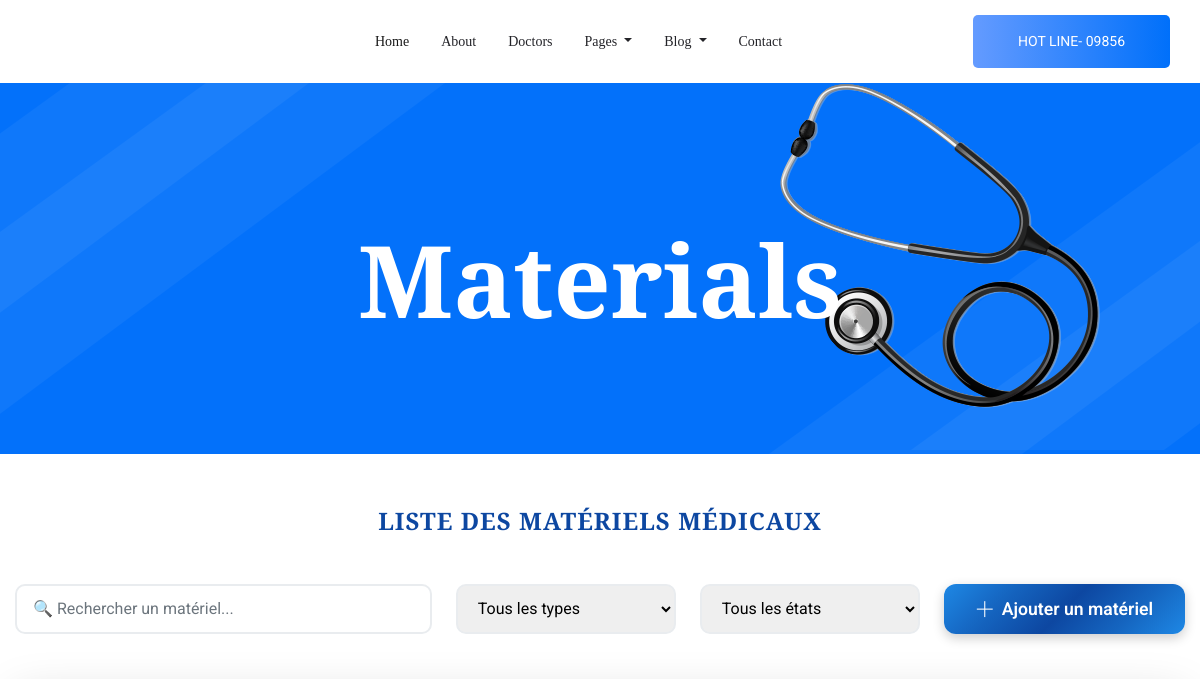
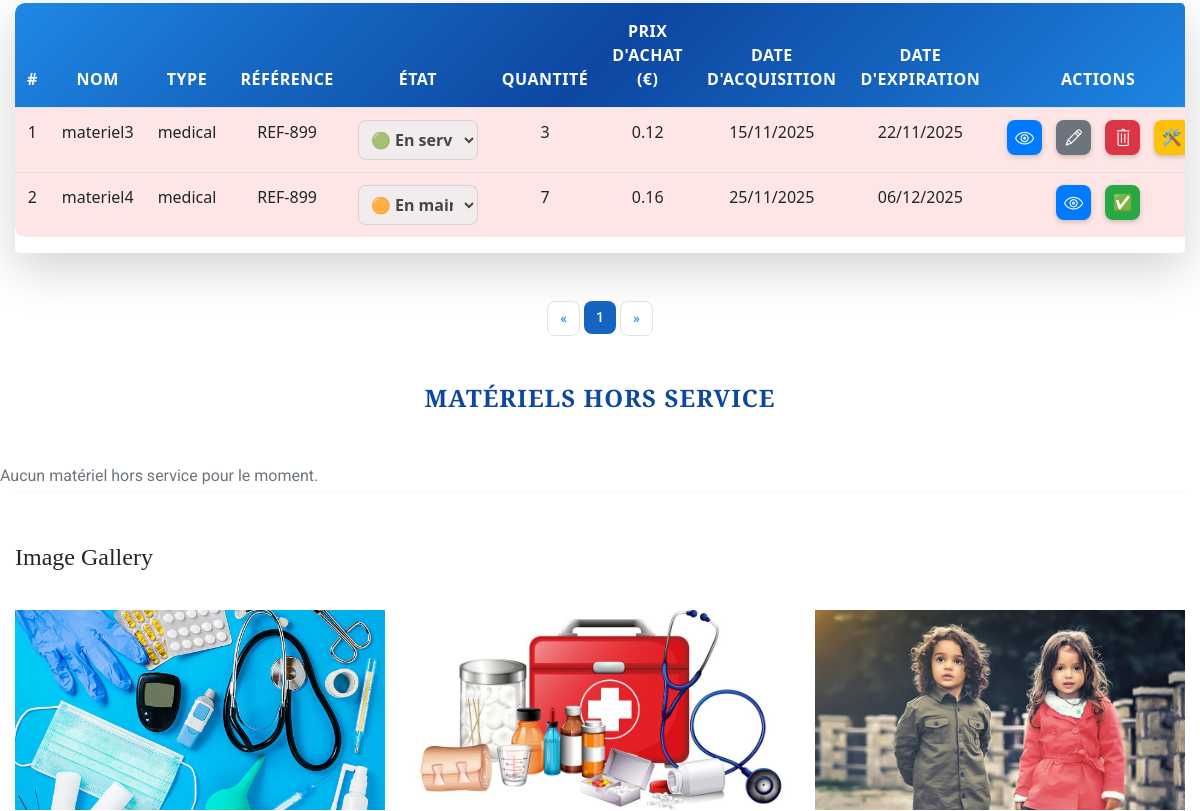
The page /materiel/ (upper part) on the database as committed earlier (2 pictures, top to bottom).
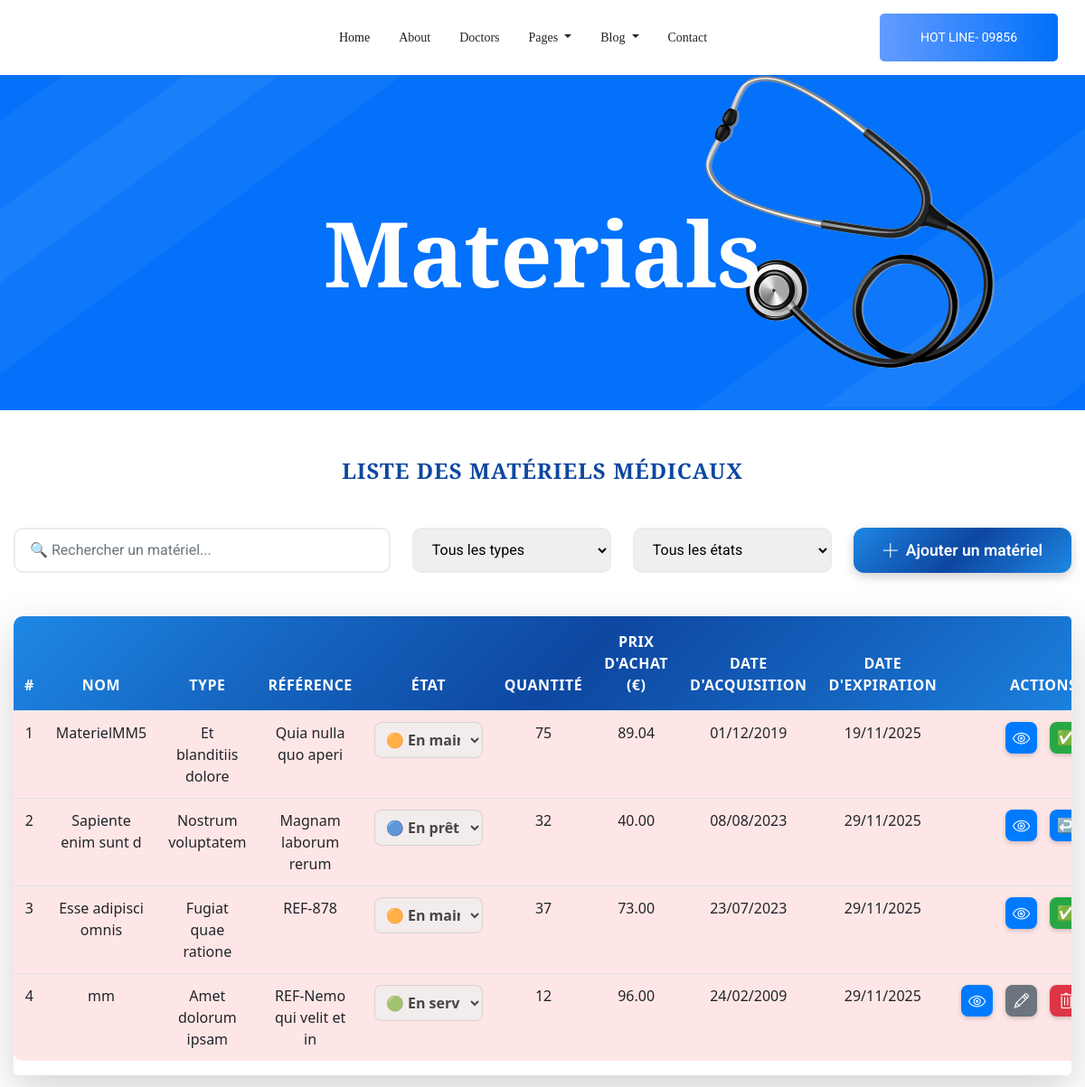
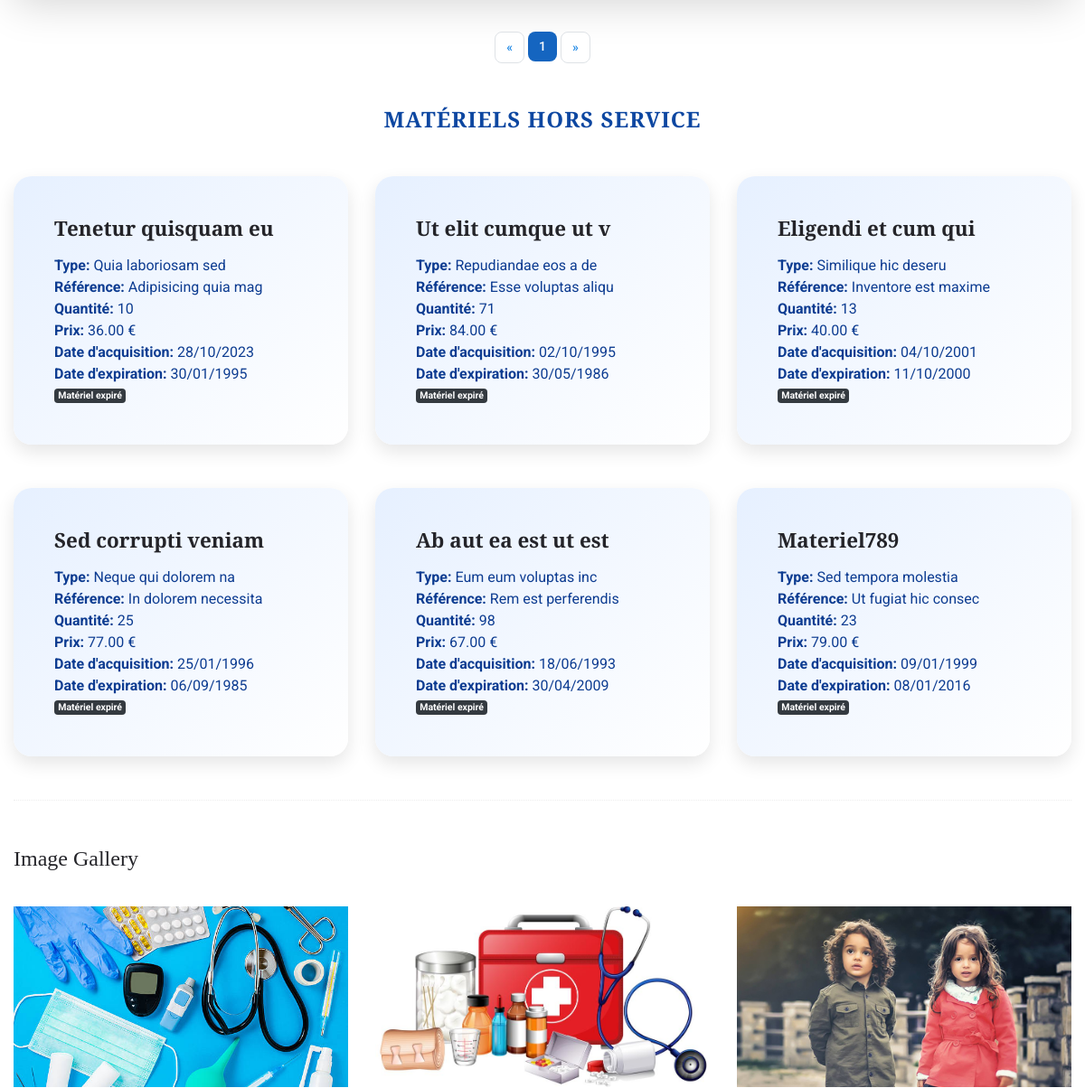
The same page on the database as committed later (2 pictures, top to bottom).
### MaterialsApp/models.py (models this page shows, shortened)
class MaterielMedical(models.Model):
    IdMaterial = models.AutoField(primary_key=True)
    Nom = models.CharField(max_length=100)
    Type = models.CharField(max_length=50)
    Reference = models.CharField(max_length=50)
    Etat = models.CharField(
        max_length=20,
        choices=EtatMateriel.choices,
        default=EtatMateriel.EN_SERVICE
    )
    Quantite = models.PositiveIntegerField()
    PrixAchat = models.DecimalField(max_digits=10, decimal_places=2)
    DateAcquisition = models.DateField()
    DateExpiration = models.DateField()

### MaterialsApp/views.py (the view)
# urls.py: path('materiel/', views.liste_materiels, name='liste_materiels'),
def liste_materiels(request):
    type_filter = request.GET.get('type', '')
    etat_filter = request.GET.get('etat', '')
    search_query = request.GET.get('search', '')
    materiels = MaterielMedical.objects.exclude(Etat='HORS_SERVICE')
    if search_query:
        materiels = materiels.filter(Nom__icontains=search_query)
    if type_filter:
        materiels = materiels.filter(Type__icontains=type_filter)
    if etat_filter:
        materiels = materiels.filter(Etat__iexact=etat_filter)
    today = timezone.now().date()
    types = MaterielMedical.objects.exclude(Etat='HORS_SERVICE').values_list('Type', flat=True).distinct()
    materiels_hors_service = MaterielMedical.objects.filter(Etat='HORS_SERVICE')
    context = {
        'materiels': materiels,
        'materiels_hors_service': materiels_hors_service,
        'today': today,
        'types': types,
        'selected_type': type_filter,
        'selected_etat': etat_filter,
        'search_query': search_query,
    }
    return render(request, 'materiel/elements.html', context)

### templates/materiel/elements.html (shortened to what this page needs)
<!doctype html>
<html lang="en">
{% load static %}
<head>
    <link rel="stylesheet" href="{% static 'css/bootstrap.min.css' %}">
    <link rel="stylesheet" href="{% static 'css/animate.css' %}">
    <link rel="stylesheet" href="{% static 'css/owl.carousel.min.css' %}">
    <link rel="stylesheet" href="{% static 'css/themify-icons.css' %}">
    <link rel="stylesheet" href="{% static 'css/flaticon.css' %}">
    <link rel="stylesheet" href="{% static 'css/magnific-popup.css' %}">
    <link rel="stylesheet" href="{% static 'css/nice-select.css' %}">
    <link rel="stylesheet" href="{% static 'css/slick.css' %}">
    <link rel="stylesheet" href="{% static 'css/style.css' %}">
</head>
<body>
    <header class="main_menu">
        <div class="container">
            <div class="row align-items-center">
                <div class="col-lg-12">
                    <nav class="navbar navbar-expand-lg navbar-light">
                        <a class="navbar-brand" href="index.html"> <img src="img/logo.png" alt="logo"> </a>
                        <div class="collapse navbar-collapse main-menu-item justify-content-center"
                            id="navbarSupportedContent">
                            <ul class="navbar-nav align-items-center">
                                <li class="nav-item active">
                                    <a class="nav-link" href="index.html">Home</a>
                                </li>
                                <li class="nav-item">
                                    <a class="nav-link" href="about.html">about</a>
                                </li>
                                <li class="nav-item">
                                    <a class="nav-link" href="Doctor.html">Doctors</a>
                                </li>
                                <li class="nav-item dropdown">
                                    <a class="nav-link dropdown-toggle" href="blog.html" id="navbarDropdown"
                                        role="button" data-toggle="dropdown" aria-haspopup="true" aria-expanded="false">
                                        Pages
                                    </a>
                                </li>
                                <li class="nav-item dropdown">
                                    <a class="nav-link dropdown-toggle" href="blog.html" id="navbarDropdown_1"
                                        role="button" data-toggle="dropdown" aria-haspopup="true" aria-expanded="false">
                                        blog
                                    </a>
                                </li>
                                <li class="nav-item">
                                    <a class="nav-link" href="contact.html">Contact</a>
                                </li>
                            </ul>
                        </div>
                        <a class="btn_2 d-none d-lg-block" href="#">HOT LINE- 09856</a>
                    </nav>
                </div>
            </div>
        </div>
    </header>
    <section class="breadcrumb_part breadcrumb_bg">
        <div class="container">
            <div class="row">
                <div class="col-lg-12">
                    <div class="breadcrumb_iner">
                        <div class="breadcrumb_iner_item">
                            <h2>Materials</h2>
                        </div>
                    </div>
                </div>
            </div>
        </div>
    </section>
<div class="container-fluid my-4" style="max-width: 1550px;">
  <h3 class="text-center mb-5 text-primary">Liste des matériels médicaux</h3>
  <div class="d-flex flex-wrap justify-content-between align-items-center mb-5 gap-4">
    <form id="filterForm" method="get" class="d-flex gap-4 align-items-center flex-grow-1 me-4">
      <div class="flex-grow-1">
        <input id="searchInput" name="search" type="text" value="{{ search_query }}" class="form-control form-control-lg" placeholder="🔍 Rechercher un matériel..." style="min-width: 300px; height: 50px;">
      </div>
      <div>
        <select name="type" id="typeSelect" class="form-select form-select-lg" style="min-width: 220px; height: 50px;">
          <option value="">Tous les types</option>
        </select>
      </div>
      <div>
        <select name="etat" id="etatSelect" class="form-select form-select-lg" style="min-width: 220px; height: 50px;">
          <option value="">Tous les états</option>
        </select>
      </div>
    </form>
    <a href="{% url 'ajouter_materiel' %}" class="btn btn-add flex-shrink-0" style="height: 50px; padding: 0.75rem 2rem;">
      <i class="ti-plus"></i> Ajouter un matériel
    </a>
  </div>
  <div class="table-responsive shadow-lg rounded-lg mt-4">
    <table class="table table-hover align-middle text-center" id="materielTable">
      <thead class="table-primary">
        <tr>
          <th>#</th>
          <th>Nom</th>
          <th>Type</th>
          <th>Référence</th>
          <th>État</th>
          <th>Quantité</th>
          <th>Prix d'achat (€)</th>
          <th>Date d'acquisition</th>
          <th>Date d'expiration</th>
          <th>Actions</th>
        </tr>
      </thead>
      <tbody>
        {% for materiel in materiels %}
        <tr class="
            {% if materiel.Etat == 'EN_MAINTENANCE' %}maintenance-row{% endif %}
            {% if materiel.DateExpiration < today %}expired-row{% endif %}
        ">
          <td>{{ forloop.counter }}</td>
          <td>{{ materiel.Nom }}</td>
          <td>{{ materiel.Type }}</td>
          <td>{{ materiel.Reference }}</td>
          <td>
            <select class="form-select status-select" data-id="{{ materiel.id }}" disabled>
              <option value="EN_SERVICE" {% if materiel.Etat == 'EN_SERVICE' %}selected{% endif %}>🟢 En service</option>
              <option value="EN_MAINTENANCE" {% if materiel.Etat == 'EN_MAINTENANCE' %}selected{% endif %}>🟠 En maintenance</option>
              <option value="EN_PRET" {% if materiel.Etat == 'EN_PRET' %}selected{% endif %}>🔵 En prêt</option>
            </select>
          </td>
          <td>{{ materiel.Quantite }}</td>
          <td>{{ materiel.PrixAchat }}</td>
          <td>{{ materiel.DateAcquisition|date:"d/m/Y" }}</td>
          <td>{{ materiel.DateExpiration|date:"d/m/Y" }}</td>
          <td class="text-center">
            <div class="btn-stickers">
              <a href="{% url 'materiel_detail' materiel.IdMaterial %}" class="sticker-btn btn-view" title="Détails">
                <i class="ti-eye"></i>
              </a>
              {% if materiel.Etat == 'EN_SERVICE' %}
                <a href="{% url 'modifier_materiel' materiel.IdMaterial %}" class="sticker-btn btn-edit" title="Modifier"><i class="ti-pencil"></i></a>
                <a href="{% url 'supprimer_materiel' materiel.IdMaterial %}" class="sticker-btn btn-delete" title="Supprimer"><i class="ti-trash"></i></a>
                <a href="{% url 'mettre_en_maintenance' materiel.IdMaterial %}" class="sticker-btn btn-warning" title="Mettre en maintenance">🛠️</a>
              {% elif materiel.Etat == 'EN_MAINTENANCE' %}
                <a href="{% url 'remettre_en_service' materiel.IdMaterial %}" class="sticker-btn btn-success" title="Remettre en service">✅</a>
              {% elif materiel.Etat == 'EN_PRET' %}
                <a href="{% url 'retour_pret' materiel.IdMaterial %}" class="sticker-btn btn-primary" title="Retour de prêt">↩️</a>
              {% endif %}
            </div>
          </td>
        </tr>
        {% empty %}
          <tr>
            <td colspan="10" class="text-center text-muted py-4">Aucun matériel trouvé</td>
          </tr>
        {% endfor %}
      </tbody>
    </table>
  </div>
  <nav aria-label="Table pagination" class="mt-5">
    <ul class="pagination justify-content-center" id="pagination"></ul>
  </nav>
<h3 class="text-center mb-5 text-primary mt-5">Matériels Hors Service</h3>
<div class="row mt-3">
  {% for materiel in materiels_hors_service %}
  <div class="col-md-4 mb-4">
    <div class="creative-card">
      <div class="card-body">
        <h5 class="card-title">{{ materiel.Nom }}</h5>
        <p class="card-text">
          <strong>Type:</strong> {{ materiel.Type }}<br>
          <strong>Référence:</strong> {{ materiel.Reference }}<br>
          <strong>Quantité:</strong> {{ materiel.Quantite }}<br>
          <strong>Prix:</strong> {{ materiel.PrixAchat }} €<br>
          <strong>Date d'acquisition:</strong> {{ materiel.DateAcquisition|date:"d/m/Y" }}<br>
          <strong>Date d'expiration:</strong> {{ materiel.DateExpiration|date:"d/m/Y" }}
        </p>
        {% if materiel.DateExpiration >= today %}
          <a href="{% url 'reparer_materiel' materiel.IdMaterial %}" class="btn btn-primary btn-sm">🔧 Réparer</a>
        {% else %}
          <span class="badge bg-dark text-white">Matériel expiré</span>
        {% endif %}
      </div>
    </div>
  </div>
  {% empty %}
    <p class="text-center text-muted">Aucun matériel hors service pour le moment.</p>
  {% endfor %}
</div>
			<div class="section-top-border">
    <h3>Image Gallery</h3>
    <div class="row gallery-item">
        <div class="col-md-4">
            <a href="{% static 'img/elements/s.jpg' %}" class="img-pop-up">
<div class="single-gallery-image" style='background-image: url("{% static 'img/elements/s.jpg' %}");'></div>
            </a>
        </div>
        <div class="col-md-4">
            <a href="{% static 'img/elements/MM.jpg' %}" class="img-pop-up">
<div class="single-gallery-image" style='background-image: url("{% static 'img/elements/MM.jpg' %}");'></div>
            </a>
        </div>
        <div class="col-md-4">
            <a href="{% static 'img/elements/g3.jpg' %}" class="img-pop-up">
<div class="single-gallery-image" style='background-image: url("{% static 'img/elements/g1.jpg' %}");'></div>
            </a>
        </div>
    </div>
</div>
				</div>
</body>
</html>

### templates/materiel/elements.html (style rules this page uses)
.btn-add { background: linear-gradient(135deg, #00b09b, #96c93d); color: white !important; font-weight: 600; border: none; border-radius: 50px; padding: 10px 25px; font-size: 16px; transition: all 0.3s ease; box-shadow: 0 4px 10px rgba(0, 176, 155, 0.3); display: flex; align-items: center; justify-content: center; gap: 8px; text-decoration: none; }
.btn-add i { font-size: 18px; }
.expired-row { background-color: #ffe6e6 !important; animation: blink 1.5s infinite; }
.maintenance-row { background-color: #fff7e6 !important; }
.table thead { background-color: #007bff; color: white; }
.btn-stickers i { font-size: 1.2rem; }
.btn-add { background: linear-gradient(135deg, #6a11cb, #2575fc); color: white; font-weight: bold; border: none; border-radius: 12px; box-shadow: 0 4px 12px rgba(0,0,0,0.2); transition: all 0.3s ease; font-size: 1.1rem; display: flex; align-items: center; gap: 8px; }
#filterForm .form-control-lg, #filterForm .form-select-lg { padding: 0.75rem 1rem; border-radius: 10px; border: 2px solid #e9ecef; transition: all 0.2s ease; font-size: 1rem; }
.mb-5 { margin-bottom: 3rem !important; }
.gap-4 { gap: 1.5rem !important; }
#materielTable { border-collapse: separate; border-spacing: 0; font-family: 'Segoe UI', Tahoma, Geneva, Verdana, sans-serif; font-size: 1rem; }
#materielTable thead { background: linear-gradient(135deg, #1e88e5 0%, #1565c0 25%, #0d47a1 50%, #1565c0 75%, #1e88e5 100%); color: #fff; text-transform: uppercase; letter-spacing: 0.5px; font-weight: 600; }
#materielTable thead th { border: none; padding: 1rem 0.75rem; text-align: center; }
#materielTable tbody tr { transition: background 0.3s, transform 0.2s; }
#materielTable tbody tr:nth-child(even) { background-color: #f0f4f8; }
.status-select { font-weight: 600; color: #000; border-radius: 8px; text-align: center; min-width: 120px; }
.status-select option { text-align: left; }
.btn-stickers a { margin: 0 3px; padding: 6px 10px; border-radius: 8px; color: #fff; transition: transform 0.2s; }
.btn-success { background-color: #28a745; }
.btn-primary { background-color: #007bff; }
.btn-edit { background-color: #6c757d; }
.btn-delete { background-color: #dc3545; }
.table-responsive { border-radius: 12px; overflow: hidden; box-shadow: 0 6px 20px rgba(0,0,0,0.1); }
.btn-add { background: linear-gradient(135deg, #1e88e5 0%, #1565c0 25%, #0d47a1 50%, #1565c0 75%, #1e88e5 100%); color: #fff; font-weight: 600; font-size: 1.1rem; padding: 0.65rem 2rem; border-radius: 12px; box-shadow: 0 4px 12px rgba(0,0,0,0.2); transition: all 0.3s ease; }
h3.text-primary { color: #0d47a1 !important; font-weight: 700; text-transform: uppercase; letter-spacing: 1px; }
.creative-card { background: linear-gradient(135deg, #e6f0ff, #ffffff); border-radius: 20px; padding: 25px; color: #0d3c91; box-shadow: 0 8px 20px rgba(0,0,0,0.1); transition: transform 0.3s, box-shadow 0.3s; margin-bottom: 1.5rem; }
.creative-card .card-title { font-weight: 700; margin-bottom: 15px; font-size: 1.4rem; }
.creative-card .card-text { line-height: 1.5; color: #0d3c91; }
.badge.bg-dark { background-color: #1e3c72; color: #fff; font-weight: bold; }

Rows that differ between the two databases and show on the page:
removed MaterielMedical: Nom "materiel3", Type "medical", Reference "REF-899", Etat "🟢 En service", Quantite "3", PrixAchat "0.12", DateAcquisition "15/11/2025", DateExpiration "22/11/2025", shown under "LISTE DES MATÉRIELS MÉDICAUX"
removed MaterielMedical: Nom "materiel4", Type "medical", Reference "REF-899", Etat "🟠 En maintenance", Quantite "7", PrixAchat "0.16", DateAcquisition "25/11/2025", DateExpiration "06/12/2025", shown under "LISTE DES MATÉRIELS MÉDICAUX"
added MaterielMedical: Nom "MaterielMM5", Type "Et blanditiis dolore", Reference "Quia nulla quo aperi", Etat "🟠 En maintenance", Quantite "75", PrixAchat "89.04", DateAcquisition "01/12/2019", DateExpiration "19/11/2025", shown under "LISTE DES MATÉRIELS MÉDICAUX"
added MaterielMedical: Nom "Sapiente enim sunt d", Type "Nostrum voluptatem", Reference "Magnam laborum rerum", Etat "🔵 En prêt", Quantite "32", PrixAchat "40.00", DateAcquisition "08/08/2023", DateExpiration "29/11/2025", shown under "LISTE DES MATÉRIELS MÉDICAUX"
added MaterielMedical: Nom "Esse adipisci omnis", Type "Fugiat quae ratione", Reference "REF-878", Etat "🟠 En maintenance", Quantite "37", PrixAchat "73.00", DateAcquisition "23/07/2023", DateExpiration "29/11/2025", shown under "LISTE DES MATÉRIELS MÉDICAUX"
added MaterielMedical: Nom "mm", Type "Amet dolorum ipsam", Reference "REF-Nemo qui velit et in", Etat "🟢 En service", Quantite "12", PrixAchat "96.00", DateAcquisition "24/02/2009", DateExpiration "29/11/2025", shown under "LISTE DES MATÉRIELS MÉDICAUX"
added MaterielMedical: Nom "Tenetur quisquam eu", Type "Quia laboriosam sed", Reference "Adipisicing quia mag", Quantite "10", PrixAchat "36.00", DateAcquisition "28/10/2023", DateExpiration "30/01/1995", shows "Matériel expiré", shown under "MATÉRIELS HORS SERVICE"
added MaterielMedical: Nom "Ut elit cumque ut v", Type "Repudiandae eos a de", Reference "Esse voluptas aliqu", Quantite "71", PrixAchat "84.00", DateAcquisition "02/10/1995", DateExpiration "30/05/1986", shows "Matériel expiré", shown under "MATÉRIELS HORS SERVICE"
added MaterielMedical: Nom "Eligendi et cum qui", Type "Similique hic deseru", Reference "Inventore est maxime", Quantite "13", PrixAchat "40.00", DateAcquisition "04/10/2001", DateExpiration "11/10/2000", shows "Matériel expiré", shown under "MATÉRIELS HORS SERVICE"
added MaterielMedical: Nom "Sed corrupti veniam", Type "Neque qui dolorem na", Reference "In dolorem necessita", Quantite "25", PrixAchat "77.00", DateAcquisition "25/01/1996", DateExpiration "06/09/1985", shows "Matériel expiré", shown under "MATÉRIELS HORS SERVICE"
added MaterielMedical: Nom "Ab aut ea est ut est", Type "Eum eum voluptas inc", Reference "Rem est perferendis", Quantite "98", PrixAchat "67.00", DateAcquisition "18/06/1993", DateExpiration "30/04/2009", shows "Matériel expiré", shown under "MATÉRIELS HORS SERVICE"
added MaterielMedical: Nom "Materiel789", Type "Sed tempora molestia", Reference "Ut fugiat hic consec", Quantite "23", PrixAchat "79.00", DateAcquisition "09/01/1999", DateExpiration "08/01/2016", shows "Matériel expiré", shown under "MATÉRIELS HORS SERVICE"
Other text that changed with them:
text no longer shown: "Aucun matériel hors service pour le moment."
